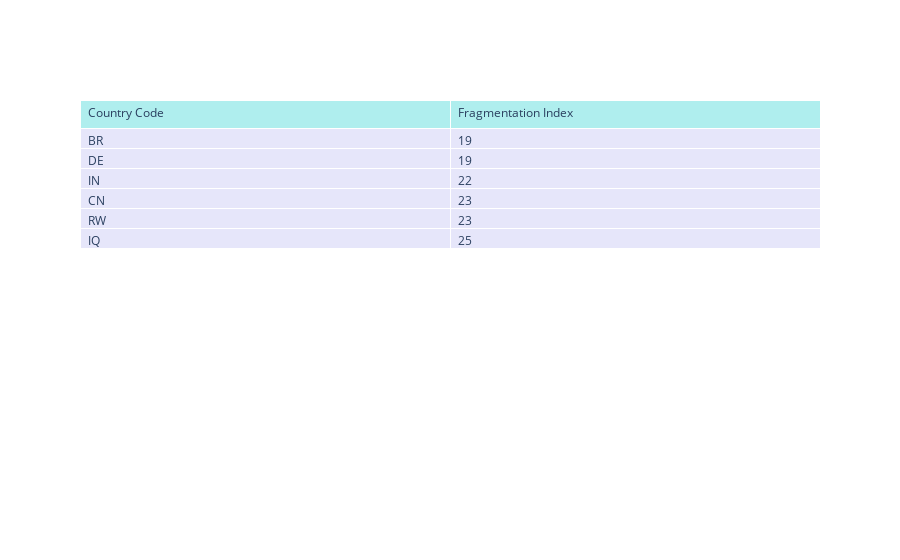

Write notebook code for a chart like this one.
### Code cell
fig = go.Figure(data=[go.Table(
    header=dict(values=['Country Code', 'Fragmentation Index'],
                fill_color='paleturquoise',
                align='left'),
    cells=dict(values=cc_ann_findex_tbl.transpose().values.tolist(),
               fill_color='lavender',
               align='left'))
])

fig.show()

### Figure 1 — Plotly figure (JSON) as saved in the notebook; plotly's stock layout.template omitted (floating-point values rounded to 4 significant figures)
{"data": [{"cells": {"align": "left", "fill": {"color": "lavender"}, "values": [["BR", "DE", "IN", "CN", "RW", "IQ"], [19, 19, 22, 23, 23, 25]]}, "header": {"align": "left", "fill": {"color": "paleturquoise"}, "values": ["Country Code", "Fragmentation Index"]}, "type": "table"}], "layout": {"autosize": true}}
